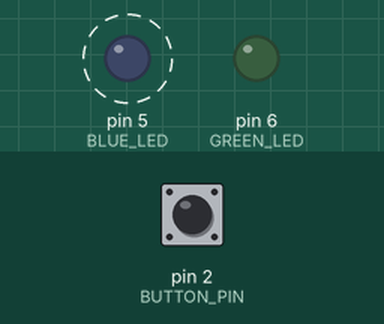
Simulated run of this sketch. Board: Arduino Uno, built with avr-gcc and run on an emulated ATmega328P. On the bench: output pins drawn as LEDs (lit = HIGH). Dashed ring = blinking. The test bench sets the inputs (shaded band); at power-on: pin 2 (BUTTON_PIN) LOW.

Above: at 1.2 s.
1.3 s: pin 2 (BUTTON_PIN) pulled HIGH for 0.15 s
At 1.37 s:
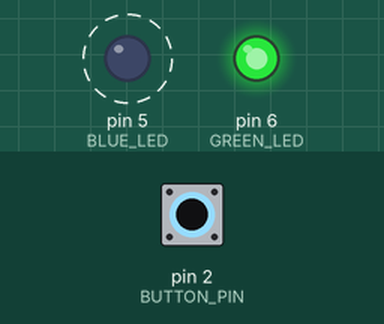
4.3 s: pin 2 (BUTTON_PIN) pulled HIGH for 1 s
At 5.75 s:
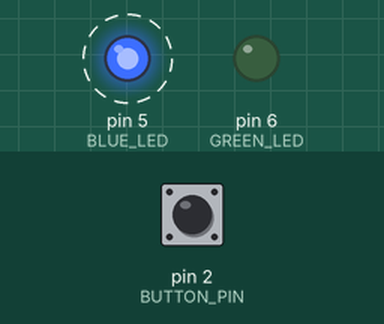
7.3 s: pin 2 (BUTTON_PIN) pulled HIGH for 3.2 s
At 7.75 s:
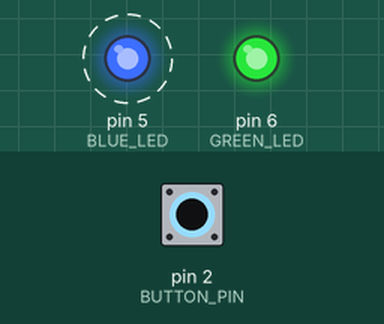
Timing chart, 0 to 18.0 s (numbered marks = the images above; inputs shaded):
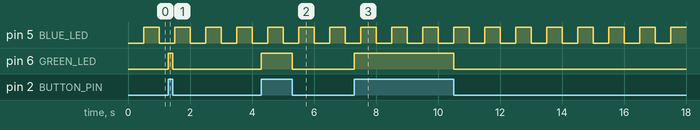

Measured:
- after the input at 1.3 s, pin 6 (GREEN_LED): LOW → HIGH at once, → LOW 0.15 s later
- after the input at 4.3 s, pin 6 (GREEN_LED): LOW → HIGH at once, → LOW 1.0 s later
- after the input at 7.3 s, pin 6 (GREEN_LED): LOW → HIGH at once, → LOW 3.2 s later
- by itself, pin 5 (BLUE_LED): alternates HIGH for 0.50 s and LOW for 0.50 s

The sketch:

code.ino
```cpp
const int BLUE_LED   = 5;   // Blinks on its own
const int GREEN_LED  = 6;   // Follows the button
const int BUTTON_PIN = 2;   // Button input (pressed = HIGH)

unsigned long previousMillis = 0;
const long blinkInterval = 500;   // Blink every 0.5 seconds
int blueState = LOW;

void setup() {
  pinMode(BLUE_LED, OUTPUT);
  pinMode(GREEN_LED, OUTPUT);
  pinMode(BUTTON_PIN, INPUT);
}

void loop() {
  // Green LED is on only while the button is held
  if (digitalRead(BUTTON_PIN) == HIGH) {
    digitalWrite(GREEN_LED, HIGH);
  } else {
    digitalWrite(GREEN_LED, LOW);
  }

  // Blue LED blinks using millis() instead of delay(),
  // so the button is still checked instantly
  unsigned long currentMillis = millis();
  if (currentMillis - previousMillis >= blinkInterval) {
    previousMillis = currentMillis;

    // Toggle the blue LED
    if (blueState == LOW) {
      blueState = HIGH;
    } else {
      blueState = LOW;
    }
    digitalWrite(BLUE_LED, blueState);
  }
}
```
